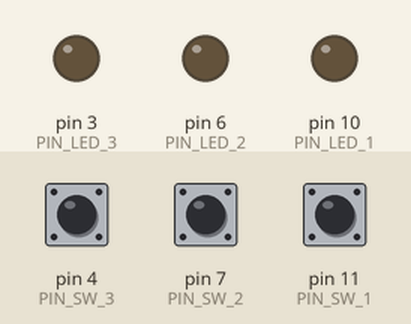
Simulated run of this sketch. Board: Arduino Uno, built with avr-gcc and run on an emulated ATmega328P. Parts: output pins drawn as LEDs (lit = HIGH). The inputs (shaded band) are chosen by the test bench; at power-on: pin 4 (PIN_SW_3) HIGH, pin 7 (PIN_SW_2) HIGH, pin 11 (PIN_SW_1) HIGH.

Above: at 1.2 s.
1.3 s: pin 4 (PIN_SW_3) pulled LOW for 0.15 s
At 1.37 s:
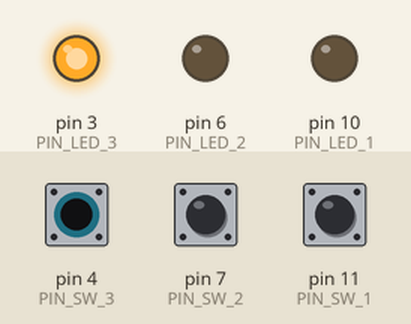
2.9 s: pin 7 (PIN_SW_2) pulled LOW for 0.15 s
At 2.97 s:
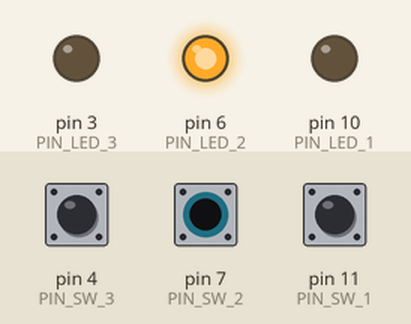
4.5 s: pin 11 (PIN_SW_1) pulled LOW for 0.15 s
At 4.57 s:
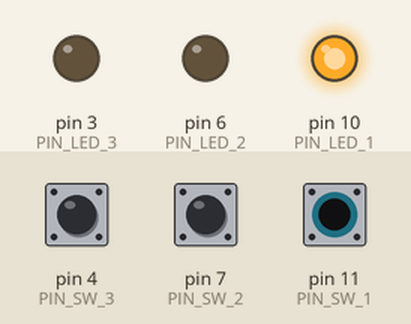
6.1 s: pin 11 (PIN_SW_1) pulled LOW for 3.2 s
At 10.0 s:
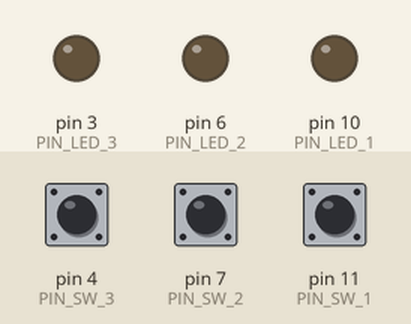
10.8 s: pin 4 (PIN_SW_3) pulled LOW for 3.2 s
At 11.1 s:
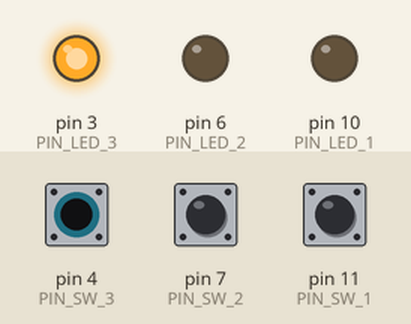
15.5 s: pin 4 (PIN_SW_3) driven LOW and pin 7 (PIN_SW_2) driven LOW
At 15.9 s:
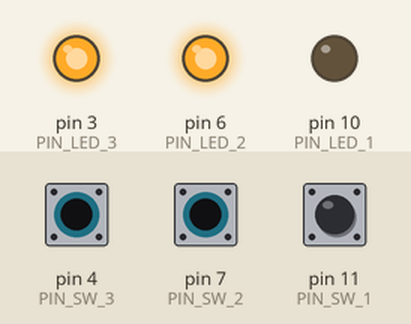
Timing chart, 0 to 18.0 s (numbered marks = the images above; inputs shaded):
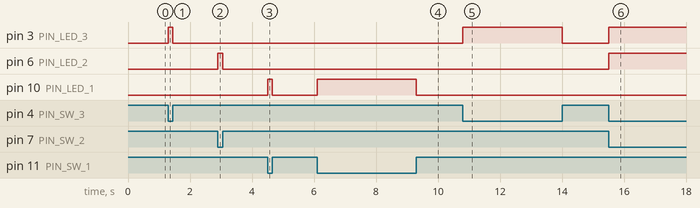

Measured:
- after the input at 1.3 s, pin 3 (PIN_LED_3): LOW → HIGH at once, → LOW 0.15 s later
- after the input at 2.9 s, pin 6 (PIN_LED_2): LOW → HIGH at once, → LOW 0.15 s later
- after the input at 4.5 s, pin 10 (PIN_LED_1): LOW → HIGH at once, → LOW 0.15 s later
- after the input at 6.1 s, pin 10 (PIN_LED_1): LOW → HIGH at once, → LOW 3.2 s later
- after the input at 10.8 s, pin 3 (PIN_LED_3): LOW → HIGH at once, → LOW 3.2 s later
- after the input at 15.5 s, pin 3 (PIN_LED_3), pin 6 (PIN_LED_2): LOW → HIGH at once

The sketch:

lab02A_sol.ino
```cpp
#define PIN_LED_1       10
#define PIN_LED_2       6
#define PIN_LED_3       3
#define PIN_SW_1        11
#define PIN_SW_2        7
#define PIN_SW_3        4

void setup(){
  pinMode(PIN_LED_1, OUTPUT);
  pinMode(PIN_LED_2, OUTPUT);
  pinMode(PIN_LED_3, OUTPUT);

  pinMode(PIN_SW_1, INPUT_PULLUP);
  pinMode(PIN_SW_2, INPUT_PULLUP);
  pinMode(PIN_SW_3, INPUT_PULLUP);
}

void loop(){
  bool x1 = digitalRead(PIN_SW_1);
  bool x2 = digitalRead(PIN_SW_2);
  bool x3 = digitalRead(PIN_SW_3);

  digitalWrite(PIN_LED_1, !x1);
  digitalWrite(PIN_LED_2, !x2);
  digitalWrite(PIN_LED_3, !x3);
}
```
